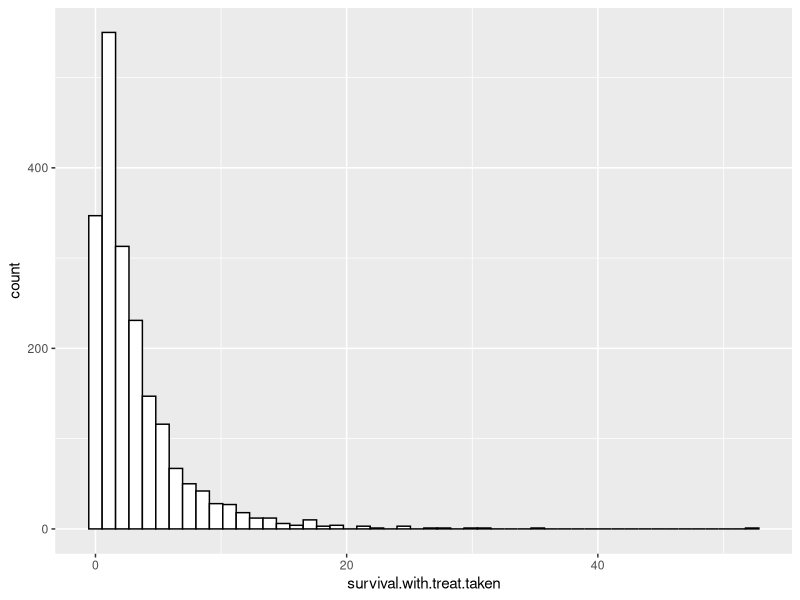
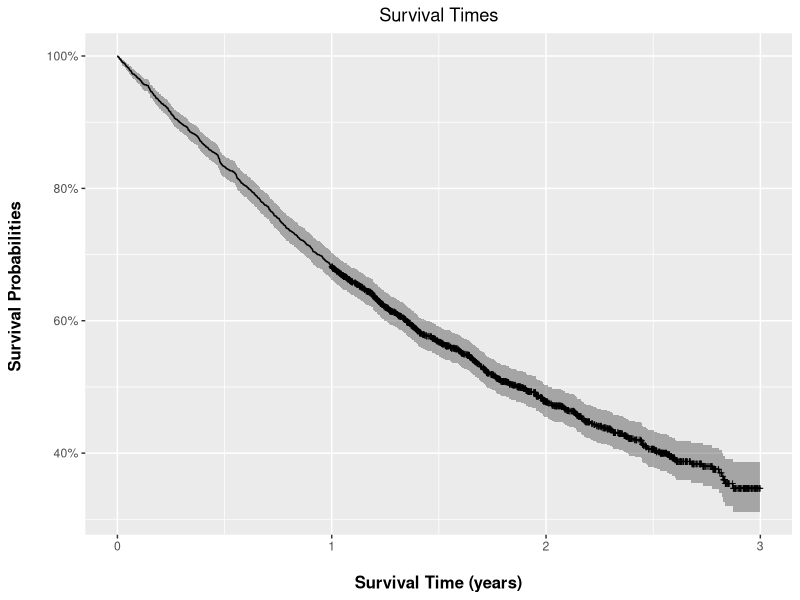
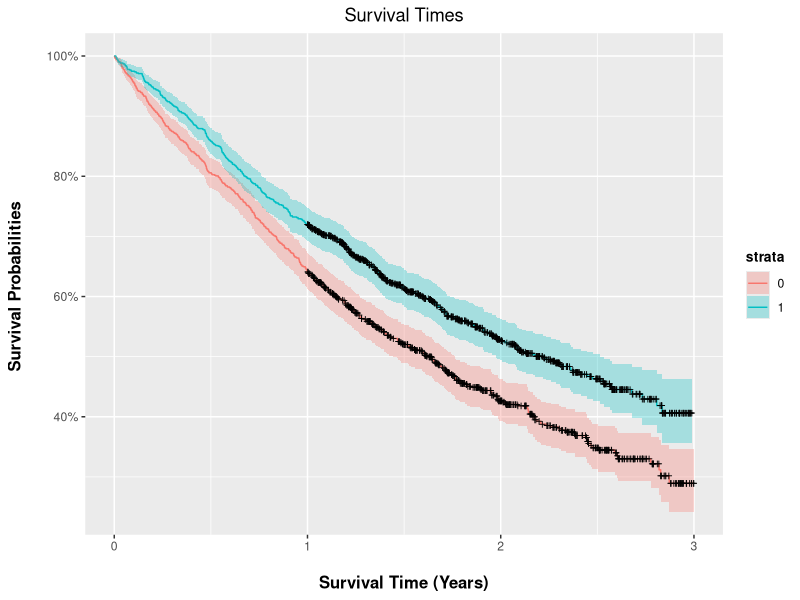

Write R code to recreate these figures, in order.
remove(list=ls())
set.seed(42) # the answer to life the universe and everything
options(digits=2)

# simulate data ----
library(MASS)
N <- 2000
Sigma <- outer(1:4, 1:4, function(x,y) 0.5^abs(x-y)) #variance covariance matrix for covariates

x <- mvrnorm(n = N, rep(0, 4), Sigma)
x[,3] <- cut(x[,3], breaks=c(-Inf, -1, 1, 2, Inf)) #categorical with 4 categories
x[,4] <- ifelse(x[,4] > 0, 1, 0) #binary predictor

tr <- rbinom(size=1,n=N, p=0.5)
survdat <- data.frame(x,tr)
survdat[,3:5] <- lapply(survdat[,3:5], factor)
colnames(survdat)[1:4] <- paste0("x", 1:4)

survdat$rate0 <- with(survdat, 
                      exp(-1+0.3*x1+0.3*x2+0.1*(x3=="2")
                          -0.2*(x3=="3")+0.1*(x3=="4")
                          -0.1*(x4=="1")))
survdat$benefit <- with(survdat, 
                        exp(-0.1-0.1*x1-0.2*x2+0.2*(x3=="1")-0.2*(x4=="1"))) # treatment benefit
survdat$rate1 <- with(survdat, rate0*benefit)

survdat$survivaltime0 <- rexp(N, rate = survdat$rate0)
survdat$survivaltime1 <- rexp(N, rate = survdat$rate1)

survdat$survival.with.treat.taken=with(survdat, survivaltime0*(tr=="0")+survivaltime1*(tr=="1"))

censtimes <- 1 + 2*runif(N)
mean(censtimes)
survdat$time <- pmin(survdat$survival.with.treat.taken, censtimes)
survdat$status <- as.numeric(censtimes > survdat$survival.with.treat.taken)
table(survdat$status)
head(survdat)
median(survdat$time)

sum(survdat$benefit<1)
# visualize data ----
library(ggplot2)
ggplot(survdat, aes(x=survival.with.treat.taken)) + geom_histogram(color="black", fill="white", bins=50)
median(survdat$survivaltime0)
median(survdat$survivaltime1)
sum(survdat$status[survdat$tr==0]); sum(survdat$tr==0); sum(survdat$status[survdat$tr==0])/ sum(survdat$tr==0);median(survdat$time[survdat$tr==0])
sum(survdat$status[survdat$tr==1]); sum(survdat$tr==1); sum(survdat$status[survdat$tr==1])/ sum(survdat$tr==1);median(survdat$time[survdat$tr==1])

# KM curves
library(ggfortify)
library(survival)
model_fit <- survfit(Surv(time, status) ~ 1, data=survdat) 

autoplot(model_fit) + 
  labs(x = "\n Survival Time (years) ", y = "Survival Probabilities \n", 
       title = "Survival Times") + 
  theme(plot.title = element_text(hjust = 0.5), 
        axis.title.x = element_text(face="bold", size = 12),
        axis.title.y = element_text(face="bold", size = 12),
        legend.title = element_text(face="bold", size = 10))


### plot KM by treatment group
model_fit2 <- survfit(Surv(time, status) ~ tr, data=survdat) 
autoplot(model_fit2) + 
  labs(x = "\n Survival Time (Years) ", y = "Survival Probabilities \n", 
       title = "Survival Times") + 
  theme(plot.title = element_text(hjust = 0.5), 
        axis.title.x = element_text(face="bold", size = 12),
        axis.title.y = element_text(face="bold", size = 12),
        legend.title = element_text(face="bold", size = 10))+ xlim(0,3)
